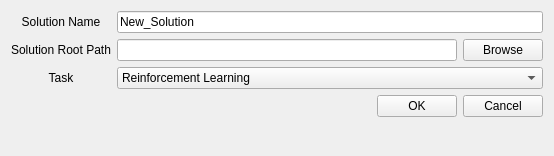
<?xml version="1.0" encoding="UTF-8"?>
<ui version="4.0">
 <class>CreateSolutionWindow</class>
 <widget class="QWidget" name="CreateSolutionWindow">
  <property name="geometry">
   <rect>
    <x>0</x>
    <y>0</y>
    <width>554</width>
    <height>156</height>
   </rect>
  </property>
  <property name="windowTitle">
   <string>Create New Solution</string>
  </property>
  <layout class="QVBoxLayout" name="verticalLayout_2">
   <item>
    <layout class="QVBoxLayout" name="verticalLayout">
     <item>
      <layout class="QGridLayout" name="gridLayout">
       <item row="0" column="0">
        <widget class="QLabel" name="label">
         <property name="sizePolicy">
          <sizepolicy hsizetype="Preferred" vsizetype="Minimum">
           <horstretch>0</horstretch>
           <verstretch>0</verstretch>
          </sizepolicy>
         </property>
         <property name="text">
          <string>Solution Name</string>
         </property>
         <property name="alignment">
          <set>Qt::AlignmentFlag::AlignCenter</set>
         </property>
        </widget>
       </item>
       <item row="1" column="2">
        <widget class="QPushButton" name="btn_browse">
         <property name="text">
          <string>Browse</string>
         </property>
        </widget>
       </item>
       <item row="1" column="1">
        <widget class="QLineEdit" name="ledit_solution_root">
         <property name="readOnly">
          <bool>true</bool>
         </property>
        </widget>
       </item>
       <item row="0" column="1" colspan="2">
        <widget class="QLineEdit" name="ledit_solution_name">
         <property name="inputMask">
          <string/>
         </property>
         <property name="text">
          <string>New_Solution</string>
         </property>
         <property name="maxLength">
          <number>50</number>
         </property>
        </widget>
       </item>
       <item row="1" column="0">
        <widget class="QLabel" name="label_2">
         <property name="text">
          <string>Solution Root Path</string>
         </property>
         <property name="alignment">
          <set>Qt::AlignmentFlag::AlignCenter</set>
         </property>
        </widget>
       </item>
       <item row="2" column="0">
        <widget class="QLabel" name="label_3">
         <property name="text">
          <string>Task</string>
         </property>
         <property name="alignment">
          <set>Qt::AlignmentFlag::AlignCenter</set>
         </property>
        </widget>
       </item>
       <item row="2" column="1" colspan="2">
        <widget class="QComboBox" name="cbox_task">
         <item>
          <property name="text">
           <string>Reinforcement Learning</string>
          </property>
         </item>
        </widget>
       </item>
      </layout>
     </item>
     <item>
      <layout class="QHBoxLayout" name="horizontalLayout">
       <item>
        <spacer name="horizontalSpacer_2">
         <property name="orientation">
          <enum>Qt::Orientation::Horizontal</enum>
         </property>
         <property name="sizeHint" stdset="0">
          <size>
           <width>40</width>
           <height>20</height>
          </size>
         </property>
        </spacer>
       </item>
       <item>
        <widget class="QPushButton" name="btn_ok">
         <property name="text">
          <string>OK</string>
         </property>
        </widget>
       </item>
       <item>
        <widget class="QPushButton" name="btn_cancel">
         <property name="text">
          <string>Cancel</string>
         </property>
        </widget>
       </item>
      </layout>
     </item>
     <item>
      <spacer name="verticalSpacer">
       <property name="orientation">
        <enum>Qt::Orientation::Vertical</enum>
       </property>
       <property name="sizeHint" stdset="0">
        <size>
         <width>20</width>
         <height>40</height>
        </size>
       </property>
      </spacer>
     </item>
    </layout>
   </item>
  </layout>
 </widget>
 <resources/>
 <connections/>
</ui>
